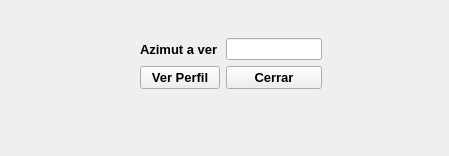
<?xml version="1.0" encoding="UTF-8"?>
<ui version="4.0">
 <class>Perfil</class>
 <widget class="QWidget" name="Perfil">
  <property name="windowModality">
   <enum>Qt::NonModal</enum>
  </property>
  <property name="geometry">
   <rect>
    <x>0</x>
    <y>0</y>
    <width>449</width>
    <height>156</height>
   </rect>
  </property>
  <property name="minimumSize">
   <size>
    <width>449</width>
    <height>156</height>
   </size>
  </property>
  <property name="maximumSize">
   <size>
    <width>449</width>
    <height>156</height>
   </size>
  </property>
  <property name="windowTitle">
   <string>Seleccione azimut a ver</string>
  </property>
  <widget class="QLabel" name="label_2">
   <property name="geometry">
    <rect>
     <x>6</x>
     <y>15</y>
     <width>441</width>
     <height>20</height>
    </rect>
   </property>
   <property name="font">
    <font>
     <family>Tahoma</family>
     <pointsize>10</pointsize>
     <weight>75</weight>
     <bold>true</bold>
    </font>
   </property>
   <property name="text">
    <string/>
   </property>
   <property name="alignment">
    <set>Qt::AlignCenter</set>
   </property>
  </widget>
  <widget class="QWidget" name="horizontalLayoutWidget">
   <property name="geometry">
    <rect>
     <x>5</x>
     <y>122</y>
     <width>441</width>
     <height>31</height>
    </rect>
   </property>
   <layout class="QHBoxLayout" name="layautBarra"/>
  </widget>
  <widget class="QWidget" name="layoutWidget">
   <property name="geometry">
    <rect>
     <x>140</x>
     <y>38</y>
     <width>182</width>
     <height>71</height>
    </rect>
   </property>
   <layout class="QFormLayout" name="formLayout">
    <item row="0" column="0">
     <widget class="QLabel" name="label">
      <property name="font">
       <font>
        <family>Tahoma</family>
        <pointsize>10</pointsize>
        <weight>75</weight>
        <bold>true</bold>
       </font>
      </property>
      <property name="text">
       <string>Azimut a ver</string>
      </property>
     </widget>
    </item>
    <item row="1" column="0">
     <widget class="QPushButton" name="pushButton">
      <property name="font">
       <font>
        <family>Tahoma</family>
        <pointsize>10</pointsize>
        <weight>75</weight>
        <bold>true</bold>
       </font>
      </property>
      <property name="text">
       <string>Ver Perfil</string>
      </property>
     </widget>
    </item>
    <item row="1" column="1">
     <widget class="QPushButton" name="pushButton_2">
      <property name="font">
       <font>
        <family>Tahoma</family>
        <pointsize>10</pointsize>
        <weight>75</weight>
        <bold>true</bold>
       </font>
      </property>
      <property name="text">
       <string>Cerrar</string>
      </property>
     </widget>
    </item>
    <item row="0" column="1">
     <widget class="QLineEdit" name="lineEdit"/>
    </item>
   </layout>
  </widget>
 </widget>
 <resources/>
 <connections/>
</ui>
